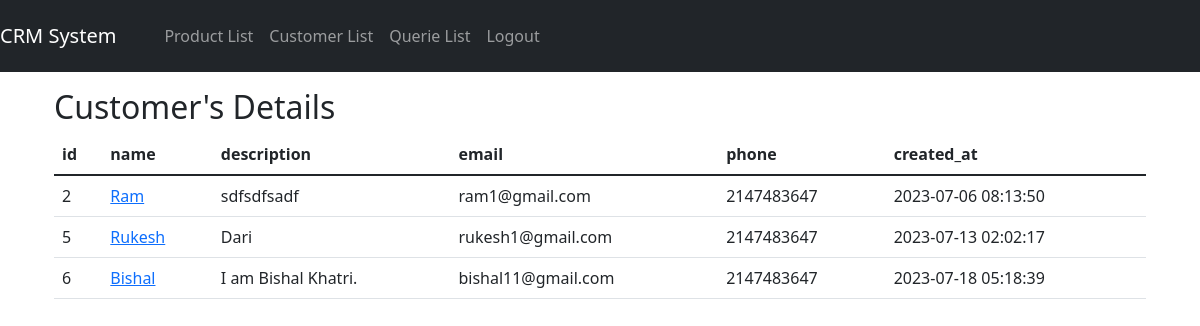
The page /customer/customer_display.php (signed in) on the database its author committed.
### tables this page shows
CREATE TABLE `customers` (
  `id` int(11) NOT NULL,
  `name` varchar(200) NOT NULL,
  `description` text DEFAULT NULL,
  `email` varchar(200) NOT NULL,
  `phone` int(11) NOT NULL,
  `created_at` timestamp NOT NULL DEFAULT current_timestamp() ON UPDATE current_timestamp()
);

### customer/customer_display.php (the view, shortened to what this page needs)
<?php include'../main/header.php' ?>
<div class="container mt-3">
  <h2>Customer's Details</h2>
  <table class="table">
    <thead>
      <tr>
        <th>id</th>
        <th>name</th>
        <th>description</th>
        <th>email</th>
        <th>phone</th>
        <th>created_at</th>
      </tr>
    </thead>
    <tbody>
     <?php
    include '../include/connect.php';
    $sql = "select * from customers";
    $result = mysqli_query($con,$sql);
    if($result){
        while($row=mysqli_fetch_assoc($result)){
            $id=$row['id'];
            $name=$row['name'];
            $description=$row['description'];
            $email=$row['email'];
            $phone= $row['phone'];
            $created=$row['created_at'];
            echo '<tr>
            <td>'.$id.'</td>
            <td><a href="cdisplayustomer.php">'.$name.'</a></td>
            <td>'.$description.'</td>
            <td>'.$email.'</td>
            <td>'.$phone.'</td>
            <td>'.$created.'</td>
            </tr>';
        }
    }
?>
    </tbody>
  </table>
</div>
<?php include'../main/footer.php' ?>

### rows shown on the page
customers: id "2", name "Ram", description "sdfsdfsadf", email "ram1@gmail.com", phone "2147483647", created_at "2023-07-06 08:13:50"
customers: id "5", name "Rukesh", description "Dari", email "rukesh1@gmail.com", phone "2147483647", created_at "2023-07-13 02:02:17"
customers: id "6", name "Bishal", description "I am Bishal Khatri.", email "bishal11@gmail.com", phone "2147483647", created_at "2023-07-18 05:18:39"
